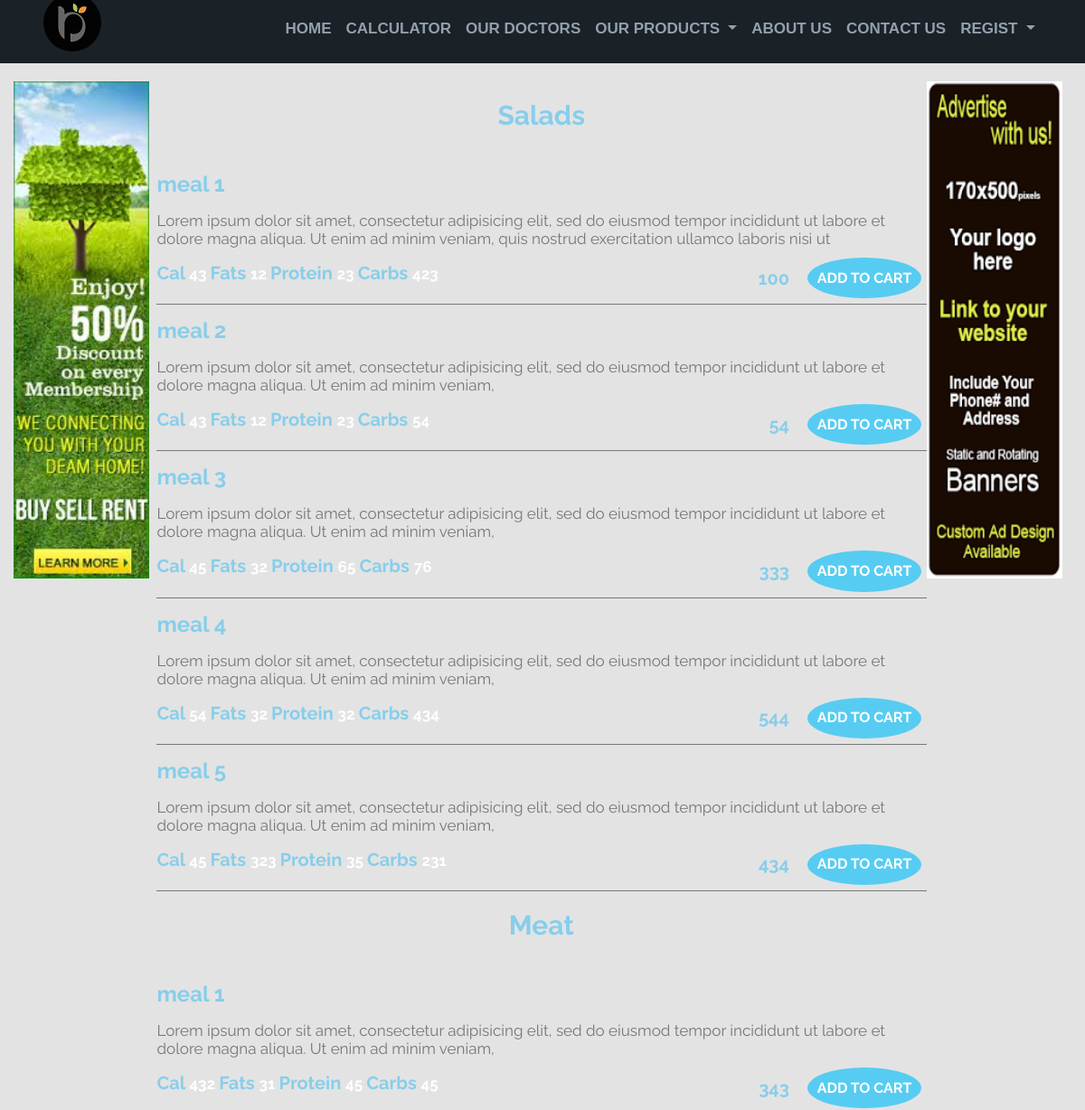
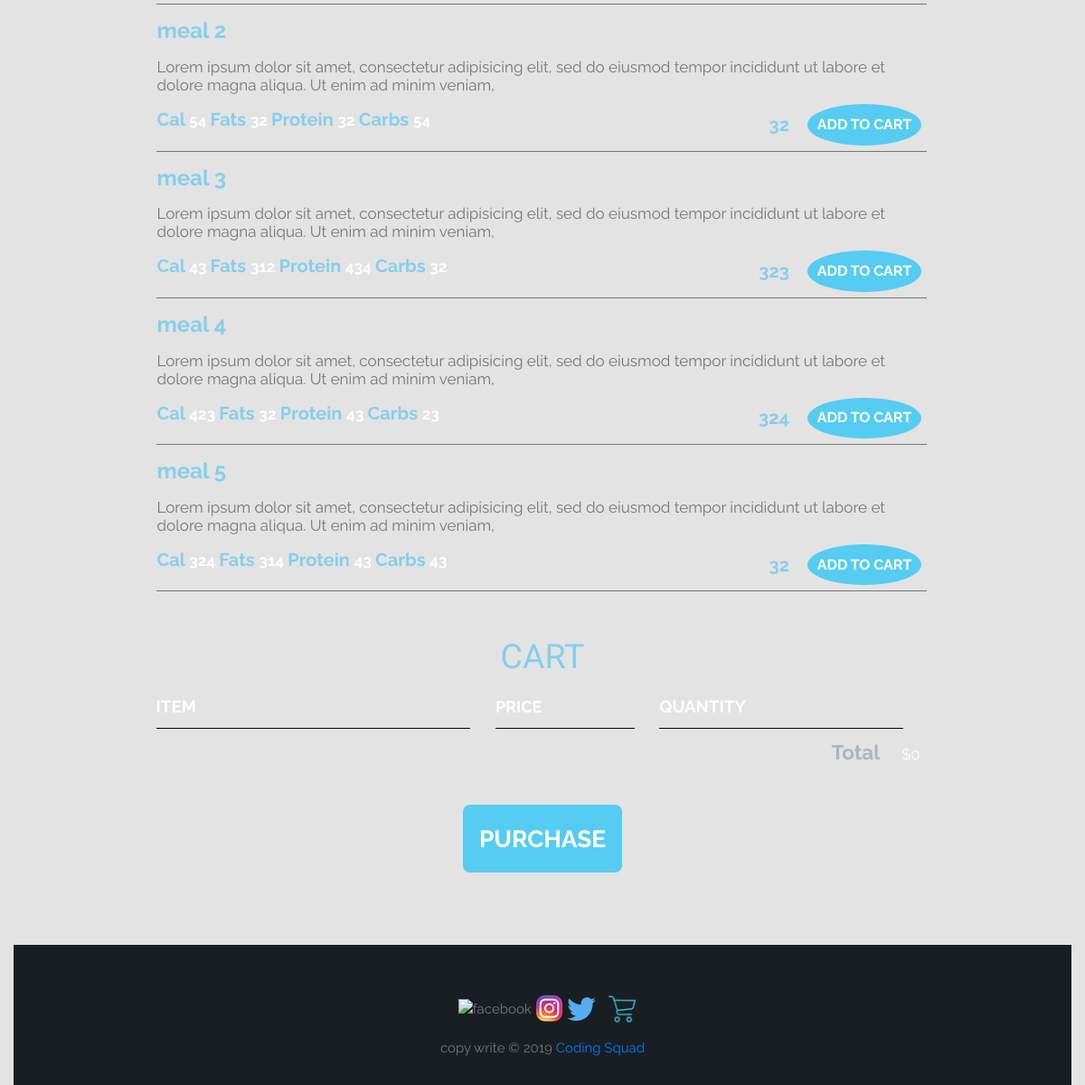
Page /user/menu/index.php on the committed database (2 pictures, top to bottom).
### tables this page shows
CREATE TABLE `articles` (
  `id` int(11) NOT NULL,
  `name` text NOT NULL,
  `type` text NOT NULL,
  `description` varchar(225) NOT NULL,
  `url` varchar(225) NOT NULL,
  `image` varchar(225) NOT NULL,
  `assign` int(11) NOT NULL,
  `created` datetime NOT NULL,
  `modified` datetime NOT NULL,
  `unID` varchar(225) NOT NULL
);

CREATE TABLE `packages` (
  `id` int(11) NOT NULL,
  `name` text NOT NULL,
  `type` text NOT NULL,
  `price` double NOT NULL,
  `meal_name` text NOT NULL,
  `meal_description` varchar(225) NOT NULL,
  `fats` int(11) NOT NULL,
  `calories` int(11) NOT NULL,
  `protein` int(11) NOT NULL,
  `carbs` int(11) NOT NULL,
  `phase` int(11) NOT NULL,
  `image` varchar(225) NOT NULL
);

### user/menu/index.php (the view, shortened to what this page needs)
<?php require_once '../config/PHPheader.php';
$sql = "SELECT * FROM packages WHERE type = 'menu'";
$get = mysqli_query($connect, $sql);
?>
<?php require_once '../config/header.php'; ?>
        	<section class="container content-section" style="padding-bottom: 50px; margin-top: -60px;">
          <div class="shop-items">
          <table>
              <?php while ($menu = mysqli_fetch_assoc($get)){ ?>
            <tr>
              <td style="text-align: center;font-weight: bold;font-size: 30px;padding:20px 0 30px 0; color: skyblue;">
                <?php echo $menu['name']; ?>
              </td>
            </tr>
              <?php
              $sql = "SELECT * FROM packages WHERE type = 'menu_meal' AND  name = '".$menu['name']."'";
              $gett = mysqli_query($connect, $sql);
              while ($meals = mysqli_fetch_assoc($gett)) {
             ?>
             <div class="shop-item">
            <tr>
              <td style="border-bottom:1px solid;padding-top:15px">
                <h4 class="shop-item-title" style="font-weight: bold; color: skyblue;text-align: left;s"><?php echo $meals['meal_name']; ?></h4>
                <p style="font-size: 17px;"><?php echo $meals['meal_description']; ?></p>
                <p style="font-size: 17px;">
                	<span style="color: skyblue; font-size:20; font-weight: bold;">Cal </span>
                	<span style="color:; font-weight: bold;"><?php echo $meals['calories']; ?> </span>
                	<span style="color: skyblue; font-size:20; font-weight: bold;">Fats </span>
                	<span style="color:;font-weight: bold;"><?php echo $meals['fats']; ?> </span>
                	<span style="color: skyblue; font-size:20; font-weight: bold;">Protein </span>
                	<span style="color:;font-weight: bold;"><?php echo $meals['protein']; ?> </span>
                	<span style="color: skyblue; font-size:20; font-weight: bold;">Carbs </span>
                	<span style="color:;font-weight: bold;"><?php echo $meals['carbs']; ?> </span>
                </p>
                <div class="shop-item-details" style="margin-top:-50px;">
                    <span class="shop-item-price" style="color: skyblue;font-size:20px;text-align: right; margin-right: 20px;font-weight: bold; "><?php echo $meals['price']; ?></span>
                    <button class="btn btn-primary shop-item-button"  style="border-radius:100%;" type="button">
                      ADD TO CART
                    </button>
                </div>
              </td>
            </tr>
              </div>
          <?php } }  ?>
          </table>
              </div>
    	</section>
        <section class="container content-section">
      <h2 class="section-header" style="color: skyblue;">CART</h2>
      <div class="cart-row">
          <span class="cart-item cart-header cart-column">ITEM</span>
          <span class="cart-price cart-header cart-column">PRICE</span>
          <span class="cart-quantity cart-header cart-column">QUANTITY</span>
      </div>
      <div class="cart-total">
          <strong class="cart-total-title">Total</strong>
          <span class="cart-total-price">$0</span>
      </div>
      <button class="btn btn-primary btn-purchase" id="purchase" type="button">PURCHASE</button>
  </section>
<?php require_once '../config/footer.php'; ?>

### user/config/header.php (shortened to what this page needs)
<?php
$ad_sql = "SELECT * FROM articles WHERE type = 'ads'";
$ad = mysqli_query($connect,$ad_sql);
?>
<html>
<head>
        <link rel="stylesheet" type="text/css" href="../config/New folder/css/bootstrap.css">
        <link rel="stylesheet" type="text/css" href="../config/New folder/css/bootstrapmodefied.css">
        <link rel="stylesheet" type="text/css" href="../config/New folder/css/all.min.css">
        <link rel="stylesheet" type="text/css" href="../config/New folder/css/fontawesome.min.css">
        <link rel="stylesheet" type="text/css" href="../config/New folder/css/mainpage.css">
        <link rel="stylesheet" type="text/css" href="../config/New folder/css/contact.css">
        <link rel="stylesheet" type="text/css" href="../config/New folder/css/register.css">
        <link rel="stylesheet" type="text/css" href="../config/New folder/css/cart.css">
        <link rel="stylesheet" type="text/css" href="../config/New folder/css/popup.css">
		<link rel="stylesheet" type="text/css" href="../config/New folder/css/meals.css">
		<link rel="stylesheet" type="text/css" href="../config/New folder/css/effort.css">
		<link rel="stylesheet" type="text/css" href="../config/New folder/css/effort3.css">
		<link rel="stylesheet" type="text/css" href="../config/New folder/css/weight.css">
</head>
<body>
	<nav class="navbar navbar-expand-lg navbar-light bg-light">
		<div class="container" style="max-width: 1150px;">
			<a class="navbar-brand" href="#"><img src="../config/New folder/images/WhatsApp Image 2019-09-23 at 1.28.30 PM.jpg" alt="protien" class="img-fluid"></a>
			<div class="collapse navbar-collapse" id="navbarSupportedContent">
				<ul class="navbar-nav ml-auto">
					<li class="nav-item ">
						<a class="nav-link" href="../index.php">Home <span class="sr-only">(current)</span></a>
					</li>
					<li class="nav-item">
						<a class="nav-link" href="../calculator/index.php">Calculator</a>
					</li>
					<li class="nav-item">
						<a class="nav-link" href="../ourDoctor/index.php">Our Doctors</a>
					</li>
					<li class="nav-item dropdown">
						<a class="nav-link dropdown-toggle" href="#" id="navbarDropdown" role="button" data-toggle="dropdown" aria-haspopup="true" aria-expanded="false">
							Our Products
						</a>
					</li>
					<li class="nav-item">
						<a class="nav-link" href="../ourdata/about_us.php">About Us</a>
					</li>
					<li class="nav-item">
						<a class="nav-link" href="../ourdata/contact_us.php">contact Us</a>
					</li>
					<?php if (!empty($data)) { ?>
						<li class="nav-item dropdown">
							<a class="nav-link dropdown-toggle" href="#" id="navbarDropdown" role="button" data-toggle="dropdown" aria-haspopup="true" aria-expanded="false">
								<img src="../user.png" class="img-responsive" style="width:40px;height: 40px;margin-left: 100px;">
							</a>
							<div class="dropdown-menu" aria-labelledby="navbarDropdown">
								<a class="dropdown-item" href="../auth/profile.php?id=<?php echo $_SESSION['unID']; ?>">My Profile</a>
								<a class="dropdown-item" href="../auth/addEdit.php?id=<?php echo $_SESSION['unID']; ?>">Settings</a>
								<div class="dropdown-divider"></div>
								<a class="dropdown-item" href="../auth/logout.php?id=<?php echo $_SESSION['unID']; ?>">Log out</a>
							</div>
						</li>
						<?php if (!empty($data['doctor'])) {?>
							<li style="font-size: 30px;position: relative;right: -5px;top:13px" >
								<a href="../chat/chatroom.php?id=<?php $_SESSION['unID']; ?>"><i class="far fa-comments" style="color: white;"></i></a>
								<span style="width:10px;height:10px;border-radius:50%;/"></span>
							</li>
						<?php } ?>
					<?php }else{ ?>
						<li class="nav-item dropdown">
							<a class="nav-link dropdown-toggle" href="#" id="navbarDropdown" role="button" data-toggle="dropdown" aria-haspopup="true" aria-expanded="false">
								Regist
							</a>
						</li>
					<?php } ?>
				</ul>
			</div>
		</div>
	</nav>
	<div class="container-fluid">
		<?php while ($last = mysqli_fetch_assoc($ad)){
			if (!empty($last['image']) && $last['assign'] == 1) { ?>
				<div class="ads" style="margin:20px 10px 0 0">
					<a href="<?php echo $last['url']; ?>">
						<img src="../../admin/master/ads/images/<?php echo $last['image']; ?>" style="width:150px;height:550px;float:right; display: inline; ">
					</a>
				</div>
			<?php }elseif ($last['assign'] == 2) { ?>
				<div class="ads" style="margin:20px 10px 0 0">
					<a href="<?php echo $last['url']; ?>"><img src="../../admin/master/ads/images/<?php echo $last['image']; ?>" style="width:150px;height:550px;float:left;display: inline;"></a>
				</div>
			<?php } } ?>

### user/config/New folder/css/mainpage.css (style rules this page uses)
html { height: 100%; }
body { display: flex; flex-direction: column; min-height: 100%; background-color: #222B33; }
.bg-light { background-color: #1A2127 !important }
.navbar-light .navbar-nav .nav-link { text-transform: uppercase;font-weight: bold }
.img-fluid { border-radius: 50% }
.btn { background-color: #28a745; }
.navbar-light .navbar-nav .nav-link { color: #93a0ad;font-family: sans-serif ;font-size: 17px;position: relative;top:7 }

### user/config/New folder/css/register.css (style rules this page uses)
*, *:before, *:after { box-sizing: border-box; }
body { font-family: 'Open Sans', 'Helvetica Neue', Helvetica, Arial, sans-serif; font-size: 15px; color: #b9b9b9; background-color: #e3e3e3; }
h4 { color: #7ed321; }

### user/config/New folder/css/cart.css (style rules this page uses)
* { box-sizing: border-box; font-family: Raleway; color: #777; }
html, body { margin: 0; padding: 0; min-height: 100%; }
.content-section { margin: 1em; }
.container { max-width: 900px; margin: 0 auto; padding: 0 1.5em; }
.section-header { font-family: "Metal Mania"; font-weight: normal; color: #333; text-align: center; font-size: 2.5em; }
.btn { text-align: center; vertical-align: middle; padding: .67em .67em; cursor: pointer; }
.btn-primary { color: white; background-color: #56CCF2; border: none; border-radius: .3em; font-weight: bold; }
.shop-item { margin: 30px; }
.shop-item-title { display: block; width: 100%; text-align: center; font-weight: bold; font-size: 1.5em; color: #333; margin-bottom: 15px; }
.shop-item-details { display: flex; align-items: center; padding: 5px; }
.shop-item-price { flex-grow: 1; color: #333; }
.shop-items { display: flex; flex-wrap: wrap; justify-content: space-around; }
.cart-header { font-weight: bold; font-size: 1.25em; color: #333; }
.cart-column { display: flex; align-items: center; border-bottom: 1px solid black; margin-right: 1.5em; padding-bottom: 10px; margin-top: 10px; }
.cart-row { display: flex; }
.cart-item { width: 45%; }
.cart-price { width: 20%; font-size: 1.2em; color: #333; }
.cart-quantity { width: 35%; }
.cart-total { text-align: end; margin-top: 10px; margin-right: 10px; }
.cart-total-title { font-weight: bold; font-size: 1.5em; color: black; margin-right: 20px; }
.cart-total-price { color: #333; font-size: 1.1em; }
.btn-purchase { display: block; margin: 40px auto 80px auto; font-size: 1.75em; }
.shop-item-title { color: white; }
.section-header { color: #adb5bd; }
.cart-header { color: #adb5bd; }
.cart-price { color: #adb5bd; }
.cart-total-price { color: #adb5bd; }
.shop-item-price { color: #adb5bd; }
.cart-total-title { color:#adb5bd }

### user/config/New folder/css/popup.css (style rules this page uses)
body { text-decoration: none; }

### user/config/New folder/css/meals.css (style rules this page uses)
.container span { color: white; }

### user/config/New folder/css/effort.css (style rules this page uses)
.container span { color: white; }

### user/config/New folder/css/effort3.css (style rules this page uses)
html { height: 100%; }
body { display: flex; flex-direction: column; min-height: 100%; }
.navbar { margin-top:-20px; }

### user/config/New folder/css/weight.css (style rules this page uses)
html { height: 100%; }
body { display: flex; flex-direction: column; min-height: 100%; }

### rows in the picture
articles: image (picture)
articles: image (picture)
packages: name "Salads"
packages: meal_name "meal 1", meal_description "Lorem ipsum dolor sit amet, consectetur adipisicing elit, sed do eiusmod tempor incididunt ut labore et dolore magna aliqua. Ut enim ad minim veniam, quis nostrud exercitation ullamco laboris nisi ut", calories "43", fats "12", protein "23", carbs "423", price "100"
packages: meal_name "meal 2", meal_description "Lorem ipsum dolor sit amet, consectetur adipisicing elit, sed do eiusmod tempor incididunt ut labore et dolore magna aliqua. Ut enim ad minim veniam,", calories "43", fats "12", protein "23", carbs "54", price "54"
packages: meal_name "meal 3", meal_description "Lorem ipsum dolor sit amet, consectetur adipisicing elit, sed do eiusmod tempor incididunt ut labore et dolore magna aliqua. Ut enim ad minim veniam,", calories "45", fats "32", protein "65", carbs "76", price "333"
packages: meal_name "meal 4", meal_description "Lorem ipsum dolor sit amet, consectetur adipisicing elit, sed do eiusmod tempor incididunt ut labore et dolore magna aliqua. Ut enim ad minim veniam,", calories "54", fats "32", protein "32", carbs "434", price "544"
packages: meal_name "meal 5", meal_description "Lorem ipsum dolor sit amet, consectetur adipisicing elit, sed do eiusmod tempor incididunt ut labore et dolore magna aliqua. Ut enim ad minim veniam,", calories "45", fats "323", protein "35", carbs "231", price "434"
packages: name "Meat"
packages: meal_name "meal 1", meal_description "Lorem ipsum dolor sit amet, consectetur adipisicing elit, sed do eiusmod tempor incididunt ut labore et dolore magna aliqua. Ut enim ad minim veniam,", calories "432", fats "31", protein "45", carbs "45", price "343"
packages: meal_name "meal 2", meal_description "Lorem ipsum dolor sit amet, consectetur adipisicing elit, sed do eiusmod tempor incididunt ut labore et dolore magna aliqua. Ut enim ad minim veniam,", calories "54", fats "32", protein "32", carbs "54", price "32"
packages: meal_name "meal 3", meal_description "Lorem ipsum dolor sit amet, consectetur adipisicing elit, sed do eiusmod tempor incididunt ut labore et dolore magna aliqua. Ut enim ad minim veniam,", calories "43", fats "312", protein "434", carbs "32", price "323"
packages: meal_name "meal 4", meal_description "Lorem ipsum dolor sit amet, consectetur adipisicing elit, sed do eiusmod tempor incididunt ut labore et dolore magna aliqua. Ut enim ad minim veniam,", calories "423", fats "32", protein "43", carbs "23", price "324"
packages: meal_name "meal 5", meal_description "Lorem ipsum dolor sit amet, consectetur adipisicing elit, sed do eiusmod tempor incididunt ut labore et dolore magna aliqua. Ut enim ad minim veniam,", calories "324", fats "314", protein "43", carbs "43", price "32"
